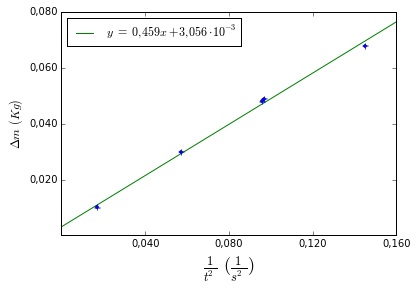

Python code for this plot:
%matploblib inline
from pylab import *
import numpy as np
import matplotlib.ticker as tkr
import matplotlib.pyplot as plt

def func(x, pos): # changes format to dot to comma
    s = str(x)
    ind = s.index('.')
    return s[:ind] + ',' + s[ind+1:] + '0'

ax = plt.subplot()

x = np.arange(0, 1, 0.001)

pX = [0.145, 0.096, 0.057, 0.097, 0.017]
pY = [0.068, 0.048, 0.030, 0.049, 0.010]

errorX = [0, 0, 0, 0, 0]
errorY = [0.0003, 0.0003, 0.0003, 0.0003, 0.0003]

xFormatter = FormatStrFormatter('%.3f')
yFormatter = FormatStrFormatter('%.3f')

cFormatter = tkr.FuncFormatter(func)

line, = plt.plot(x, 0.459 * x + 3.056 * 10**(-3), label=r"$y$ $=$ $0,459x + 3,056 \cdot 10^{-3}$", color="green")

ax.legend(loc=2) # upper left corner
ax.set_xlabel(r'$\frac{1}{t^2}$ $(\frac{1}{s^2})$', fontsize=18)
ax.set_ylabel(r'$\Delta m$ $(Kg)$', fontsize=12)

plt.plot(pX, pY, 'bo', markersize = 3)

plt.errorbar(pX, pY, yerr=0.0003, xerr=0, fmt='none')

plt.xlim(0,0.160)
plt.ylim(0,0.080)

plt.xticks(np.arange(0.04, 0.161, 0.04))
plt.yticks(np.arange(0.02, 0.081, 0.02))

ax.xaxis.set_major_formatter(xFormatter)
ax.yaxis.set_major_formatter(yFormatter)

ax.xaxis.set_major_formatter(cFormatter)
ax.yaxis.set_major_formatter(cFormatter)

plt.show()
